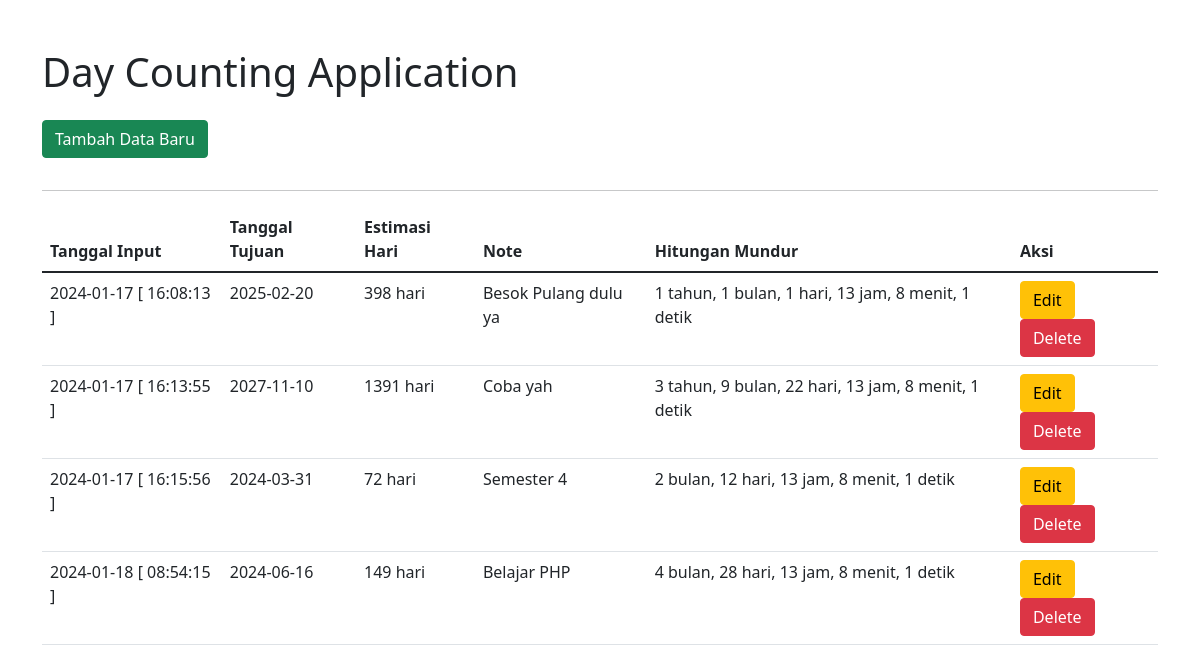
The page / on the database its author committed.
### tables this page shows
CREATE TABLE `hitung_hari` (
  `id` int(11) NOT NULL,
  `jenis_input` varchar(20) NOT NULL,
  `tanggal_input` timestamp NOT NULL DEFAULT current_timestamp(),
  `tanggal_target` date DEFAULT NULL,
  `jumlah_hari` int(11) DEFAULT NULL,
  `note` text DEFAULT NULL
);

### index.php (the view, shortened to what this page needs)
<!DOCTYPE html>
<html lang="en">
<head>
  <link rel="stylesheet" href="https://cdn.jsdelivr.net/npm/bootstrap@5.1.3/dist/css/bootstrap.min.css">
</head>
<body>
  <div class="container mt-5">
    <h1 class="mb-4">Day Counting Application</h1>
    <a href="tambah.php" class="btn btn-success mb-3">Tambah Data Baru</a>
    <hr>
    <?php
    $conn = new mysqli("localhost", "root", "", "ex_crud_brg2");
    $sql = "SELECT * FROM hitung_hari";
    $result = $conn->query($sql);
    if ($result->num_rows > 0) {
      echo "<table class='table'>";
      echo "<thead><tr><th>Tanggal Input</th><th>Tanggal Tujuan</th><th>Estimasi Hari</th><th>Note</th><th>Hitungan Mundur</th><th>Aksi</th></tr></thead><tbody>";
      while ($row = $result->fetch_assoc()) {
        $tanggalInput = date("Y-m-d [ H:i:s ]", strtotime($row["tanggal_input"]));
        $tanggalTujuan = ($row["jenis_input"] === 'jumlahHari') ? date("Y-m-d", strtotime("+{$row['jumlah_hari']} days", strtotime($row["tanggal_target"]))) : $row["tanggal_target"];
        $estimasiHari = ($row["jenis_input"] === 'jumlahHari') ? $row['jumlah_hari'] : hitungSelisihHari($tanggalTujuan);
        $note = $row["note"];
        $hitunganMundur = hitungMundurString($tanggalTujuan);
        echo "<tr>
                <td>$tanggalInput</td>
                <td>$tanggalTujuan</td>
                <td>$estimasiHari hari</td>
                <td>$note</td>
                <td>$hitunganMundur</td>
                <td>
                    <a href='edit.php?id={$row['id']}' class='btn btn-warning'>Edit</a>
                    <a href='delete.php?id={$row['id']}' class='btn btn-danger' onclick='return confirm(\"Apakah Anda yakin ingin menghapus data ini?\")'>Delete</a>
                </td>
              </tr>";
      }
      echo "</tbody></table>";
    } else {
      echo "Tidak ada data.";
    }
    function hitungSelisihHari($targetDate) {
      $currentDate = new DateTime();
      $targetDateObj = new DateTime($targetDate);
      $interval = $currentDate->diff($targetDateObj);
      return $interval->days;
    }
    function hitungMundurString($targetDate) {
      $currentDate = new DateTime('now', new DateTimeZone('UTC'));
      $targetDateObj = new DateTime($targetDate, new DateTimeZone('UTC'));
      $interval = $currentDate->diff($targetDateObj);
      $hitunganMundur = "";
      $hitunganMundur .= ($interval->y > 0) ? $interval->y . " tahun, " : "";
      $hitunganMundur .= ($interval->m > 0) ? $interval->m . " bulan, " : "";
      $hitunganMundur .= ($interval->d > 0) ? $interval->d . " hari, " : "";
      $hitunganMundur .= ($interval->h > 0) ? $interval->h . " jam, " : "";
      $hitunganMundur .= ($interval->i > 0) ? $interval->i . " menit, " : "";
      $hitunganMundur .= ($interval->s > 0) ? $interval->s . " detik" : "";
      return $hitunganMundur;
    }
    ?>
  </div>
</body>
</html>

### rows shown on the page
hitung_hari: tanggal_input "2024-01-17 [ 16:08:13 ]", tanggal_target "2025-02-20", estimasiHari "398", note "Besok Pulang dulu ya", hitunganMundur "1 tahun, 1 bulan, 1 hari, 13 jam, 8 menit, 1 detik"
hitung_hari: tanggal_input "2024-01-17 [ 16:13:55 ]", tanggal_target "2027-11-10", estimasiHari "1391", note "Coba yah", hitunganMundur "3 tahun, 9 bulan, 22 hari, 13 jam, 8 menit, 1 detik"
hitung_hari: tanggal_input "2024-01-17 [ 16:15:56 ]", tanggal_target "2024-03-31", estimasiHari "72", note "Semester 4", hitunganMundur "2 bulan, 12 hari, 13 jam, 8 menit, 1 detik"
hitung_hari: tanggal_input "2024-01-18 [ 08:54:15 ]", tanggal_target "2024-06-16", estimasiHari "149", note "Belajar PHP", hitunganMundur "4 bulan, 28 hari, 13 jam, 8 menit, 1 detik"
